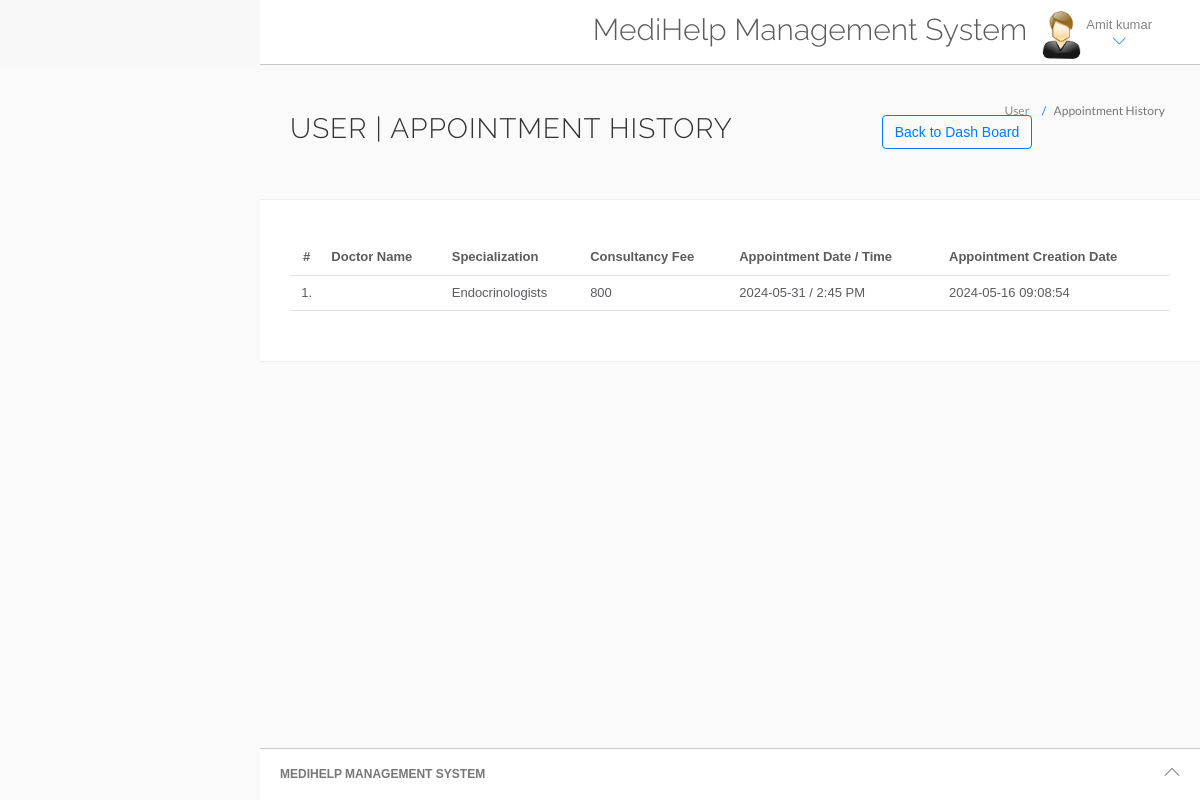
The page /hms/appointment-history.php (signed in) on the database its author committed.
### tables this page shows
CREATE TABLE `users` (
  `id` int(11) NOT NULL,
  `fullName` varchar(255) DEFAULT NULL,
  `address` longtext DEFAULT NULL,
  `city` varchar(255) DEFAULT NULL,
  `gender` varchar(255) DEFAULT NULL,
  `email` varchar(255) DEFAULT NULL,
  `password` varchar(255) DEFAULT NULL,
  `regDate` timestamp NULL DEFAULT current_timestamp(),
  `updationDate` timestamp NULL DEFAULT NULL ON UPDATE current_timestamp()
);

CREATE TABLE `appointment` (
  `id` int(11) NOT NULL,
  `doctorSpecialization` varchar(255) DEFAULT NULL,
  `doctorId` int(11) DEFAULT NULL,
  `userId` int(11) DEFAULT NULL,
  `consultancyFees` int(11) DEFAULT NULL,
  `appointmentDate` varchar(255) DEFAULT NULL,
  `appointmentTime` varchar(255) DEFAULT NULL,
  `postingDate` timestamp NULL DEFAULT current_timestamp(),
  `userStatus` int(11) DEFAULT NULL,
  `doctorStatus` int(11) DEFAULT NULL,
  `updationDate` timestamp NULL DEFAULT NULL ON UPDATE current_timestamp()
);

### hms/appointment-history.php (the view, shortened to what this page needs)
<?php
include('include/config.php');
if (strlen($_SESSION['id'] == 0)) {
	header('location:logout.php');
} else {
?>
	<!DOCTYPE html>
	<html lang="en">
	<head>
		<link rel="stylesheet" href="vendor/bootstrap/css/bootstrap.min.css">
		<link rel="stylesheet" href="vendor/fontawesome/css/font-awesome.min.css">
		<link rel="stylesheet" href="vendor/themify-icons/themify-icons.min.css">
		<link href="vendor/animate.css/animate.min.css" rel="stylesheet" media="screen">
		<link href="vendor/perfect-scrollbar/perfect-scrollbar.min.css" rel="stylesheet" media="screen">
		<link href="vendor/switchery/switchery.min.css" rel="stylesheet" media="screen">
		<link href="vendor/bootstrap-touchspin/jquery.bootstrap-touchspin.min.css" rel="stylesheet" media="screen">
		<link href="vendor/select2/select2.min.css" rel="stylesheet" media="screen">
		<link href="vendor/bootstrap-datepicker/bootstrap-datepicker3.standalone.min.css" rel="stylesheet" media="screen">
		<link href="vendor/bootstrap-timepicker/bootstrap-timepicker.min.css" rel="stylesheet" media="screen">
		<link rel="stylesheet" href="assets/css/styles.css">
		<link rel="stylesheet" href="assets/css/plugins.css">
		<link rel="stylesheet" href="assets/css/themes/theme-1.css" id="skin_color" />
	</head>
	<body>
		<div id="app">
			<div class="app-content">
				<?php include('include/header.php'); ?>
				<div class="main-content">
					<div class="wrap-content container" id="container">
						<section id="page-title">
							<div class="row">
								<div class="col-sm-8">
									<h1 class="mainTitle">User | Appointment History</h1>
								</div>
								<a href="dashboard.php"><button type="submit" name="backtodashboard" class="btn btn-o btn-primary">
							Back to Dash Board
						</button></a>
								<ol class="breadcrumb">
									<li>
										<span>User </span>
									</li>
									<li class="active">
										<span>Appointment History</span>
									</li>
								</ol>
							</div>
						</section>
						<div class="container-fluid container-fullw bg-white">
							<div class="row">
								<div class="col-md-12">
									<table class="table table-hover" id="sample-table-1">
										<thead>
											<tr>
												<th class="center">#</th>
												<th class="hidden-xs">Doctor Name</th>
												<th>Specialization</th>
												<th>Consultancy Fee</th>
												<th>Appointment Date / Time </th>
												<th>Appointment Creation Date </th>
											</tr>
										</thead>
										<tbody>
											<?php
											$stmt = $con->prepare("SELECT * FROM appointment  WHERE appointment.id = ?");
											$stmt->bind_param("i", $_SESSION['id']);
											$stmt->execute();
											$result = $stmt->get_result();
											$cnt = 1;
											while ($row = $result->fetch_assoc()) {
											?>
												<tr>
													<td class="center"><?php echo $cnt; ?>.</td>
													<td class="hidden-xs"><?php echo $row['docname']; ?></td>
													<td><?php echo $row['doctorSpecialization']; ?></td>
													<td><?php echo $row['consultancyFees']; ?></td>
													<td><?php echo $row['appointmentDate']; ?> / <?php echo $row['appointmentTime']; ?></td>
													<td><?php echo $row['postingDate']; ?></td>
												</tr>
											<?php
												$cnt = $cnt + 1;
											}
											?>
										</tbody>
									</table>
								</div>
							</div>
						</div>
					</div>
				</div>
			</div>
			<?php include('include/footer.php'); ?>
		</div>
	</body>
	</html>
<?php } ?>

### hms/include/header.php (shortened to what this page needs)
<header class="navbar navbar-default navbar-static-top">
	<div class="navbar-collapse collapse">
		<ul class="nav navbar-right">
			<li style="padding-top:2% ">
				<h2>MediHelp Management System</h2>
			</li>
			<li class="dropdown current-user">
				<a href class="dropdown-toggle" data-toggle="dropdown">
					<img src="assets/images/images.jpg"> <span class="username">
						<?php $query = mysqli_query($con, "select fullName from users where id='" . $_SESSION['id'] . "'");
						while ($row = mysqli_fetch_array($query)) {
							echo $row['fullName'];
						}
						?> <i class="ti-angle-down"></i></i></span>
				</a>
			</li>
		</ul>
	</div>
</header>

### hms/assets/css/themes/theme-1.css (style rules this page uses)
body { background: #FAFAFA; }
header .navbar-collapse { background: #ffffff !important; border-bottom-color: #c8c7cc !important; box-shadow: none !important; }
header .navbar-collapse .navbar-right > li > a { color: #777; }
header .navbar-collapse .navbar-right > li > a i { color: #007aff !important; }

### rows shown on the page
users: fullName "Amit kumar"
appointment: doctorSpecialization "Endocrinologists", consultancyFees "800", appointmentDate "2024-05-31", appointmentTime "2:45 PM", postingDate "2024-05-16 09:08:54"
